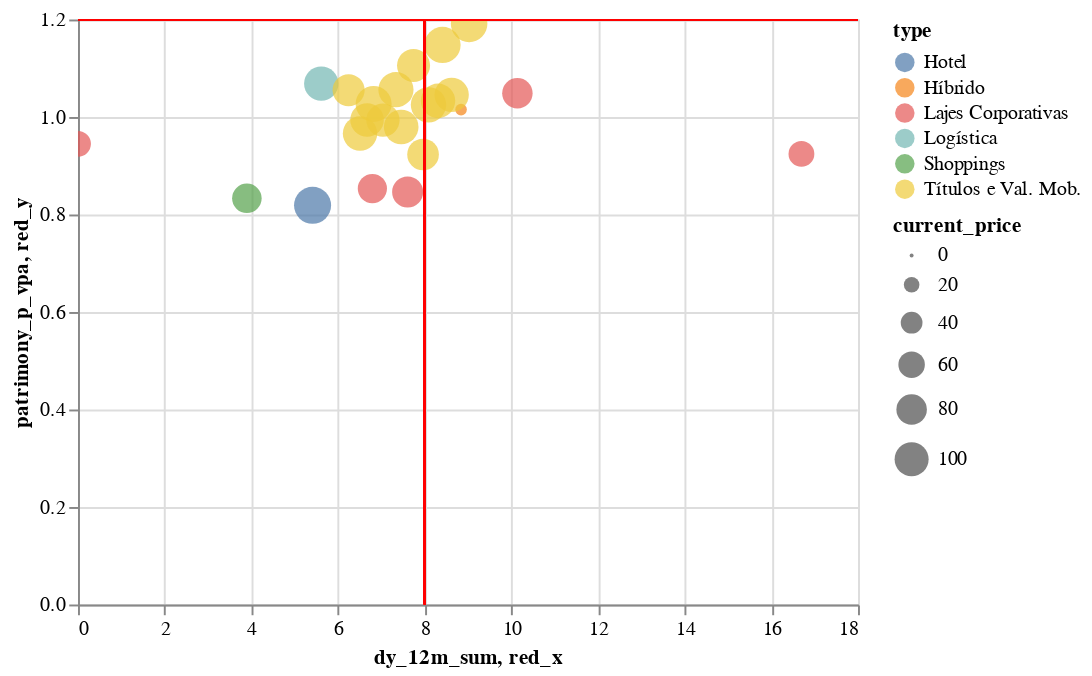

Source (notebook cell):
### Code cell
my_fiis_plot = original_red_box(my_fiis_df)
my_fiis_plot

### Figure 1 — Vega-Lite specification as saved in the notebook (floating-point values rounded to 4 significant figures)
{"config": {"view": {"continuousWidth": 400, "continuousHeight": 300}}, "layer": [{"mark": {"type": "circle", "size": 60}, "encoding": {"color": {"type": "nominal", "field": "type"}, "size": {"type": "quantitative", "field": "current_price"}, "tooltip": [{"type": "nominal", "field": "code"}, {"type": "nominal", "field": "type"}, {"type": "quantitative", "field": "current_price"}, {"type": "quantitative", "field": "dy_current"}, {"type": "quantitative", "field": "patrimony_p_vpa"}, {"type": "quantitative", "field": "dy_12m_sum"}], "x": {"type": "quantitative", "field": "dy_12m_sum"}, "y": {"type": "quantitative", "field": "patrimony_p_vpa"}}, "selection": {"selector066": {"type": "interval", "bind": "scales", "encodings": ["x", "y"]}}}, {"mark": {"type": "rule", "color": "red"}, "encoding": {"size": {"value": 1}, "x": {"type": "quantitative", "field": "red_x"}}}, {"mark": {"type": "rule", "color": "red"}, "encoding": {"size": {"value": 1}, "y": {"type": "quantitative", "field": "red_y"}}}], "data": {"name": "data-9e1ccb69679a66461b15ab7b56818325"}, "transform": [{"calculate": "8", "as": "red_x"}, {"calculate": "1.2", "as": "red_y"}], "$schema": "https://vega.github.io/schema/vega-lite/v4.8.1.json", "datasets": {"data-9e1ccb69679a66461b15ab7b56818325": [{"code": "HTMX11", "url": "/funds/htmx11", "type": "Hotel", "current_price": 118.8, "dividend": 2892.0, "dy_current": 0.0, "dy_3m_sum": 0.8012, "dy_6m_sum": 2.197, "dy_12m_sum": 5.413, "dy_3m_avg": 0.2671, "dy_6m_avg": 0.3662, "dy_12m_avg": 0.4511, "dy_annual": 0.8012, "price_variation": -28.14, "profitability_period": -28.14, "profitability_sum_ytd": -32.26, "patrimony_net_value": 182300000.0, "patrimony_vpa": 145.0, "patrimony_p_vpa": 0.8189, "patrimony_dy": null, "patrimony_variation": null, "patrimony_profitability_period": null, "patrimony_profitability_sum_ytd": null, "vacancy_physical": 93.0, "vacancy_financial": null, "realty": 23}, {"code": "HGCR11", "url": "/funds/hgcr11", "type": "Títulos e Val. Mob.", "current_price": 102.2, "dividend": 12600.0, "dy_current": 0.4791, "dy_3m_sum": 1.461, "dy_6m_sum": 3.217, "dy_12m_sum": 6.508, "dy_3m_avg": 0.487, "dy_6m_avg": 0.5361, "dy_12m_avg": 0.5424, "dy_annual": 3.729, "price_variation": -7.914, "profitability_period": -7.473, "profitability_sum_ytd": -11.21, "patrimony_net_value": 1309000000.0, "patrimony_vpa": 105.8, "patrimony_p_vpa": 0.9661, "patrimony_dy": 0.4537, "patrimony_variation": 0.3561, "patrimony_profitability_period": 0.8115, "patrimony_profitability_sum_ytd": 3.501, "vacancy_physical": null, "vacancy_financial": null, "realty": 0}, {"code": "VRTA11", "url": "/funds/vrta11", "type": "Títulos e Val. Mob.", "current_price": 103.5, "dividend": 46260.0, "dy_current": 0.5446, "dy_3m_sum": 2.075, "dy_6m_sum": 4.054, "dy_12m_sum": 7.459, "dy_3m_avg": 0.6918, "dy_6m_avg": 0.6757, "dy_12m_avg": 0.6216, "dy_annual": 4.645, "price_variation": 2.771, "profitability_period": 3.331, "profitability_sum_ytd": -11.12, "patrimony_net_value": 803600000.0, "patrimony_vpa": 105.7, "patrimony_p_vpa": 0.9795, "patrimony_dy": 0.577, "patrimony_variation": 0.5735, "patrimony_profitability_period": 1.154, "patrimony_profitability_sum_ytd": 4.601, "vacancy_physical": null, "vacancy_financial": null, "realty": 0}, {"code": "HFOF11", "url": "/funds/hfof11", "type": "Títulos e Val. Mob.", "current_price": 113.6, "dividend": 22980.0, "dy_current": 0.4292, "dy_3m_sum": 2.19, "dy_6m_sum": 4.26, "dy_12m_sum": 8.411, "dy_3m_avg": 0.7301, "dy_6m_avg": 0.71, "dy_12m_avg": 0.7009, "dy_annual": 4.803, "price_variation": 1.702, "profitability_period": 2.139, "profitability_sum_ytd": -1.044, "patrimony_net_value": 1668000000.0, "patrimony_vpa": 98.97, "patrimony_p_vpa": 1.148, "patrimony_dy": 0.5052, "patrimony_variation": -3.431, "patrimony_profitability_period": -2.943, "patrimony_profitability_sum_ytd": -4.552, "vacancy_physical": null, "vacancy_financial": null, "realty": 0}, {"code": "SDIL11", "url": "/funds/sdil11", "type": "Logística", "current_price": 102.0, "dividend": 5639.0, "dy_current": 0.4764, "dy_3m_sum": 1.343, "dy_6m_sum": 2.756, "dy_12m_sum": 5.614, "dy_3m_avg": 0.4477, "dy_6m_avg": 0.4594, "dy_12m_avg": 0.4678, "dy_annual": 3.194, "price_variation": -3.742, "profitability_period": -3.283, "profitability_sum_ytd": -8.79, "patrimony_net_value": 455400000.0, "patrimony_vpa": 95.46, "patrimony_p_vpa": 1.068, "patrimony_dy": 0.5238, "patrimony_variation": -0.0208, "patrimony_profitability_period": 0.5029, "patrimony_profitability_sum_ytd": 3.714, "vacancy_physical": 4.1, "vacancy_financial": null, "realty": 3}, {"code": "XPCM11", "url": "/funds/xpcm11", "type": "Lajes Corporativas", "current_price": 56.97, "dividend": 15640.0, "dy_current": 1.626, "dy_3m_sum": 4.319, "dy_6m_sum": 9.127, "dy_12m_sum": 16.69, "dy_3m_avg": 1.44, "dy_6m_avg": 1.521, "dy_12m_avg": 1.391, "dy_annual": 10.42, "price_variation": -5.752, "profitability_period": -4.219, "profitability_sum_ytd": 2.776, "patrimony_net_value": 148800000.0, "patrimony_vpa": 61.64, "patrimony_p_vpa": 0.9242, "patrimony_dy": 1.574, "patrimony_variation": 0.5878, "patrimony_profitability_period": 2.171, "patrimony_profitability_sum_ytd": 10.01, "vacancy_physical": 0.0, "vacancy_financial": null, "realty": 1}, {"code": "MXRF11", "url": "/funds/mxrf11", "type": "Híbrido", "current_price": 10.4, "dividend": 783900.0, "dy_current": 0.6393, "dy_3m_sum": 1.923, "dy_6m_sum": 4.205, "dy_12m_sum": 8.84, "dy_3m_avg": 0.6409, "dy_6m_avg": 0.7008, "dy_12m_avg": 0.7367, "dy_annual": 4.889, "price_variation": -0.364, "profitability_period": 0.273, "profitability_sum_ytd": -1.569, "patrimony_net_value": 1259000000.0, "patrimony_vpa": 10.24, "patrimony_p_vpa": 1.015, "patrimony_dy": 0.6833, "patrimony_variation": -0.07034, "patrimony_profitability_period": 0.6125, "patrimony_profitability_sum_ytd": 5.393, "vacancy_physical": null, "vacancy_financial": null, "realty": 0}, {"code": "KNIP11", "url": "/funds/knip11", "type": "Títulos e Val. Mob.", "current_price": 112.0, "dividend": 21020.0, "dy_current": 0.6393, "dy_3m_sum": 1.446, "dy_6m_sum": 3.394, "dy_12m_sum": 6.822, "dy_3m_avg": 0.4819, "dy_6m_avg": 0.5657, "dy_12m_avg": 0.5685, "dy_annual": 4.121, "price_variation": -0.9498, "profitability_period": -0.3166, "profitability_sum_ytd": -2.469, "patrimony_net_value": 3599000000.0, "patrimony_vpa": 109.1, "patrimony_p_vpa": 1.027, "patrimony_dy": 0.6417, "patrimony_variation": -2.293, "patrimony_profitability_period": -1.666, "patrimony_profitability_sum_ytd": -0.4072, "vacancy_physical": null, "vacancy_financial": null, "realty": 0}, {"code": "CBOP11", "url": "/funds/cbop11", "type": "Lajes Corporativas", "current_price": 73.32, "dividend": 154.0, "dy_current": 0.6807, "dy_3m_sum": 1.695, "dy_6m_sum": 3.337, "dy_12m_sum": 6.793, "dy_3m_avg": 0.5651, "dy_6m_avg": 0.5561, "dy_12m_avg": 0.5661, "dy_annual": 3.848, "price_variation": -4.013, "profitability_period": -3.36, "profitability_sum_ytd": -21.91, "patrimony_net_value": 121600000.0, "patrimony_vpa": 85.93, "patrimony_p_vpa": 0.8532, "patrimony_dy": 0.5702, "patrimony_variation": 0.05074, "patrimony_profitability_period": 0.6212, "patrimony_profitability_sum_ytd": 4.167, "vacancy_physical": 10.37, "vacancy_financial": 10.87, "realty": 1}, {"code": "BCRI11", "url": "/funds/bcri11", "type": "Títulos e Val. Mob.", "current_price": 108.3, "dividend": 5190.0, "dy_current": 0.6947, "dy_3m_sum": 2.105, "dy_6m_sum": 4.408, "dy_12m_sum": 8.088, "dy_3m_avg": 0.7016, "dy_6m_avg": 0.7347, "dy_12m_avg": 0.674, "dy_annual": 5.342, "price_variation": 2.291, "profitability_period": 3.001, "profitability_sum_ytd": -6.356, "patrimony_net_value": 314700000.0, "patrimony_vpa": 105.6, "patrimony_p_vpa": 1.025, "patrimony_dy": null, "patrimony_variation": null, "patrimony_profitability_period": null, "patrimony_profitability_sum_ytd": null, "vacancy_physical": null, "vacancy_financial": null, "realty": 0}, {"code": "SPTW11", "url": "/funds/sptw11", "type": "Lajes Corporativas", "current_price": 79.75, "dividend": 4765.0, "dy_current": 1.018, "dy_3m_sum": 2.695, "dy_6m_sum": 5.224, "dy_12m_sum": 10.14, "dy_3m_avg": 0.8984, "dy_6m_avg": 0.8706, "dy_12m_avg": 0.845, "dy_annual": 6.065, "price_variation": 3.511, "profitability_period": 4.565, "profitability_sum_ytd": -10.99, "patrimony_net_value": 136700000.0, "patrimony_vpa": 76.05, "patrimony_p_vpa": 1.049, "patrimony_dy": 0.9862, "patrimony_variation": -0.781, "patrimony_profitability_period": 0.1975, "patrimony_profitability_sum_ytd": 3.466, "vacancy_physical": 0.0, "vacancy_financial": null, "realty": 1}, {"code": "VINO11", "url": "/funds/vino11", "type": "Lajes Corporativas", "current_price": 57.21, "dividend": 46660.0, "dy_current": 0.6177, "dy_3m_sum": 2.002, "dy_6m_sum": 3.937, "dy_12m_sum": 0.0, "dy_3m_avg": 0.6675, "dy_6m_avg": 0.6562, "dy_12m_avg": 0.0, "dy_annual": 4.492, "price_variation": -1.637, "profitability_period": -1.03, "profitability_sum_ytd": -8.691, "patrimony_net_value": 602000000.0, "patrimony_vpa": 60.54, "patrimony_p_vpa": 0.945, "patrimony_dy": 0.5946, "patrimony_variation": -0.4457, "patrimony_profitability_period": 0.1462, "patrimony_profitability_sum_ytd": 2.951, "vacancy_physical": 4.9, "vacancy_financial": null, "realty": 7}, {"code": "OUJP11", "url": "/funds/oujp11", "type": "Títulos e Val. Mob.", "current_price": 106.8, "dividend": 8103.0, "dy_current": 0.4812, "dy_3m_sum": 1.669, "dy_6m_sum": 3.715, "dy_12m_sum": 7.337, "dy_3m_avg": 0.5562, "dy_6m_avg": 0.6192, "dy_12m_avg": 0.6114, "dy_annual": 4.32, "price_variation": -6.396, "profitability_period": -5.946, "profitability_sum_ytd": -6.247, "patrimony_net_value": 231000000.0, "patrimony_vpa": 101.2, "patrimony_p_vpa": 1.056, "patrimony_dy": 0.4943, "patrimony_variation": 0.1255, "patrimony_profitability_period": 0.6204, "patrimony_profitability_sum_ytd": 2.756, "vacancy_physical": null, "vacancy_financial": null, "realty": 0}, {"code": "BPFF11", "url": "/funds/bpff11", "type": "Títulos e Val. Mob.", "current_price": 86.35, "dividend": 5623.0, "dy_current": 0.6061, "dy_3m_sum": 1.688, "dy_6m_sum": 3.591, "dy_12m_sum": 7.963, "dy_3m_avg": 0.5628, "dy_6m_avg": 0.5985, "dy_12m_avg": 0.6636, "dy_annual": 4.204, "price_variation": -12.6, "profitability_period": -12.07, "profitability_sum_ytd": -29.75, "patrimony_net_value": 249700000.0, "patrimony_vpa": 93.54, "patrimony_p_vpa": 0.9231, "patrimony_dy": 0.5773, "patrimony_variation": 3.536, "patrimony_profitability_period": 4.134, "patrimony_profitability_sum_ytd": -10.03, "vacancy_physical": null, "vacancy_financial": null, "realty": 0}, {"code": "CEOC11", "url": "/funds/ceoc11", "type": "Lajes Corporativas", "current_price": 83.0, "dividend": 1057.0, "dy_current": 0.6878, "dy_3m_sum": 1.953, "dy_6m_sum": 3.924, "dy_12m_sum": 7.607, "dy_3m_avg": 0.6509, "dy_6m_avg": 0.654, "dy_12m_avg": 0.6339, "dy_annual": 4.496, "price_variation": -8.217, "profitability_period": -7.586, "profitability_sum_ytd": -10.94, "patrimony_net_value": 178100000.0, "patrimony_vpa": 98.07, "patrimony_p_vpa": 0.8463, "patrimony_dy": 0.5828, "patrimony_variation": -0.0497, "patrimony_profitability_period": 0.5328, "patrimony_profitability_sum_ytd": 3.695, "vacancy_physical": 0.0, "vacancy_financial": null, "realty": 1}, {"code": "UBSR11", "url": "/funds/ubsr11", "type": "Títulos e Val. Mob.", "current_price": 101.7, "dividend": 16670.0, "dy_current": 0.6986, "dy_3m_sum": 2.083, "dy_6m_sum": 4.6, "dy_12m_sum": 8.623, "dy_3m_avg": 0.6942, "dy_6m_avg": 0.7667, "dy_12m_avg": 0.7186, "dy_annual": 5.609, "price_variation": -1.378, "profitability_period": -0.689, "profitability_sum_ytd": -0.9747, "patrimony_net_value": 666900000.0, "patrimony_vpa": 97.27, "patrimony_p_vpa": 1.045, "patrimony_dy": null, "patrimony_variation": null, "patrimony_profitability_period": null, "patrimony_profitability_sum_ytd": null, "vacancy_physical": null, "vacancy_financial": null, "realty": 0}, {"code": "RBRR11", "url": "/funds/rbrr11", "type": "Títulos e Val. Mob.", "current_price": 97.2, "dividend": 15490.0, "dy_current": 0.5181, "dy_3m_sum": 1.59, "dy_6m_sum": 3.361, "dy_12m_sum": 6.67, "dy_3m_avg": 0.5299, "dy_6m_avg": 0.5601, "dy_12m_avg": 0.5559, "dy_annual": 3.92, "price_variation": -5.577, "profitability_period": -5.088, "profitability_sum_ytd": -5.866, "patrimony_net_value": 678900000.0, "patrimony_vpa": 97.79, "patrimony_p_vpa": 0.9939, "patrimony_dy": 0.5624, "patrimony_variation": 0.1224, "patrimony_profitability_period": 0.6855, "patrimony_profitability_sum_ytd": 2.319, "vacancy_physical": null, "vacancy_financial": null, "realty": 0}, {"code": "BCFF11", "url": "/funds/bcff11", "type": "Títulos e Val. Mob.", "current_price": 88.35, "dividend": 42560.0, "dy_current": 0.5325, "dy_3m_sum": 1.408, "dy_6m_sum": 2.918, "dy_12m_sum": 6.245, "dy_3m_avg": 0.4692, "dy_6m_avg": 0.4864, "dy_12m_avg": 0.5204, "dy_annual": 3.482, "price_variation": -7.143, "profitability_period": -6.648, "profitability_sum_ytd": -13.53, "patrimony_net_value": 1722000000.0, "patrimony_vpa": 83.74, "patrimony_p_vpa": 1.055, "patrimony_dy": 0.5374, "patrimony_variation": -1.563, "patrimony_profitability_period": -1.034, "patrimony_profitability_sum_ytd": -19.11, "vacancy_physical": null, "vacancy_financial": null, "realty": 0}, {"code": "MGFF11", "url": "/funds/mgff11", "type": "Títulos e Val. Mob.", "current_price": 94.2, "dividend": 19770.0, "dy_current": 0.5957, "dy_3m_sum": 1.843, "dy_6m_sum": 3.882, "dy_12m_sum": 7.743, "dy_3m_avg": 0.6144, "dy_6m_avg": 0.647, "dy_12m_avg": 0.6453, "dy_annual": 4.491, "price_variation": -4.491, "profitability_period": -3.922, "profitability_sum_ytd": -14.47, "patrimony_net_value": 771200000.0, "patrimony_vpa": 85.21, "patrimony_p_vpa": 1.106, "patrimony_dy": 0.6572, "patrimony_variation": -0.642, "patrimony_profitability_period": 0.01102, "patrimony_profitability_sum_ytd": -28.09, "vacancy_physical": null, "vacancy_financial": null, "realty": 0}, {"code": "FEXC11", "url": "/funds/fexc11", "type": "Títulos e Val. Mob.", "current_price": 102.0, "dividend": 2229.0, "dy_current": 0.5823, "dy_3m_sum": 2.38, "dy_6m_sum": 4.893, "dy_12m_sum": 8.308, "dy_3m_avg": 0.7933, "dy_6m_avg": 0.8155, "dy_12m_avg": 0.6923, "dy_annual": 5.526, "price_variation": -4.945, "profitability_period": -4.391, "profitability_sum_ytd": -1.475, "patrimony_net_value": 241300000.0, "patrimony_vpa": 98.77, "patrimony_p_vpa": 1.033, "patrimony_dy": 0.6075, "patrimony_variation": -0.1168, "patrimony_profitability_period": 0.4899, "patrimony_profitability_sum_ytd": 3.392, "vacancy_physical": null, "vacancy_financial": null, "realty": 0}, {"code": "JRDM11", "url": "/funds/jrdm11", "type": "Shoppings", "current_price": 75.02, "dividend": 796.0, "dy_current": 0.2158, "dy_3m_sum": 0.2158, "dy_6m_sum": 0.6076, "dy_12m_sum": 3.897, "dy_3m_avg": 0.07194, "dy_6m_avg": 0.1013, "dy_12m_avg": 0.3248, "dy_annual": 0.6076, "price_variation": -1.509, "profitability_period": -1.297, "profitability_sum_ytd": -26.43, "patrimony_net_value": 227200000.0, "patrimony_vpa": 90.04, "patrimony_p_vpa": 0.8332, "patrimony_dy": 0.1783, "patrimony_variation": 0.01812, "patrimony_profitability_period": 0.1965, "patrimony_profitability_sum_ytd": 0.6378, "vacancy_physical": 2.21, "vacancy_financial": null, "realty": 1}, {"code": "IRDM11", "url": "/funds/irdm11", "type": "Títulos e Val. Mob.", "current_price": 115.7, "dividend": 39520.0, "dy_current": 0.7328, "dy_3m_sum": 2.183, "dy_6m_sum": 4.348, "dy_12m_sum": 9.026, "dy_3m_avg": 0.7276, "dy_6m_avg": 0.7247, "dy_12m_avg": 0.7522, "dy_annual": 5.231, "price_variation": -2.119, "profitability_period": -1.401, "profitability_sum_ytd": 3.031, "patrimony_net_value": 1030000000.0, "patrimony_vpa": 97.11, "patrimony_p_vpa": 1.191, "patrimony_dy": 0.8717, "patrimony_variation": -1.482, "patrimony_profitability_period": -0.6232, "patrimony_profitability_sum_ytd": -1.624, "vacancy_physical": null, "vacancy_financial": null, "realty": 0}, {"code": "RBRF11", "url": "/funds/rbrf11", "type": "Títulos e Val. Mob.", "current_price": 95.25, "dividend": 43810.0, "dy_current": 0.4098, "dy_3m_sum": 1.6, "dy_6m_sum": 3.417, "dy_12m_sum": 7.037, "dy_3m_avg": 0.5332, "dy_6m_avg": 0.5695, "dy_12m_avg": 0.5864, "dy_annual": 3.972, "price_variation": 5.042, "profitability_period": 5.472, "profitability_sum_ytd": -14.15, "patrimony_net_value": 640900000.0, "patrimony_vpa": 95.87, "patrimony_p_vpa": 0.9935, "patrimony_dy": 0.6258, "patrimony_variation": 3.293, "patrimony_profitability_period": 3.94, "patrimony_profitability_sum_ytd": -19.84, "vacancy_physical": null, "vacancy_financial": null, "realty": 0}]}}
